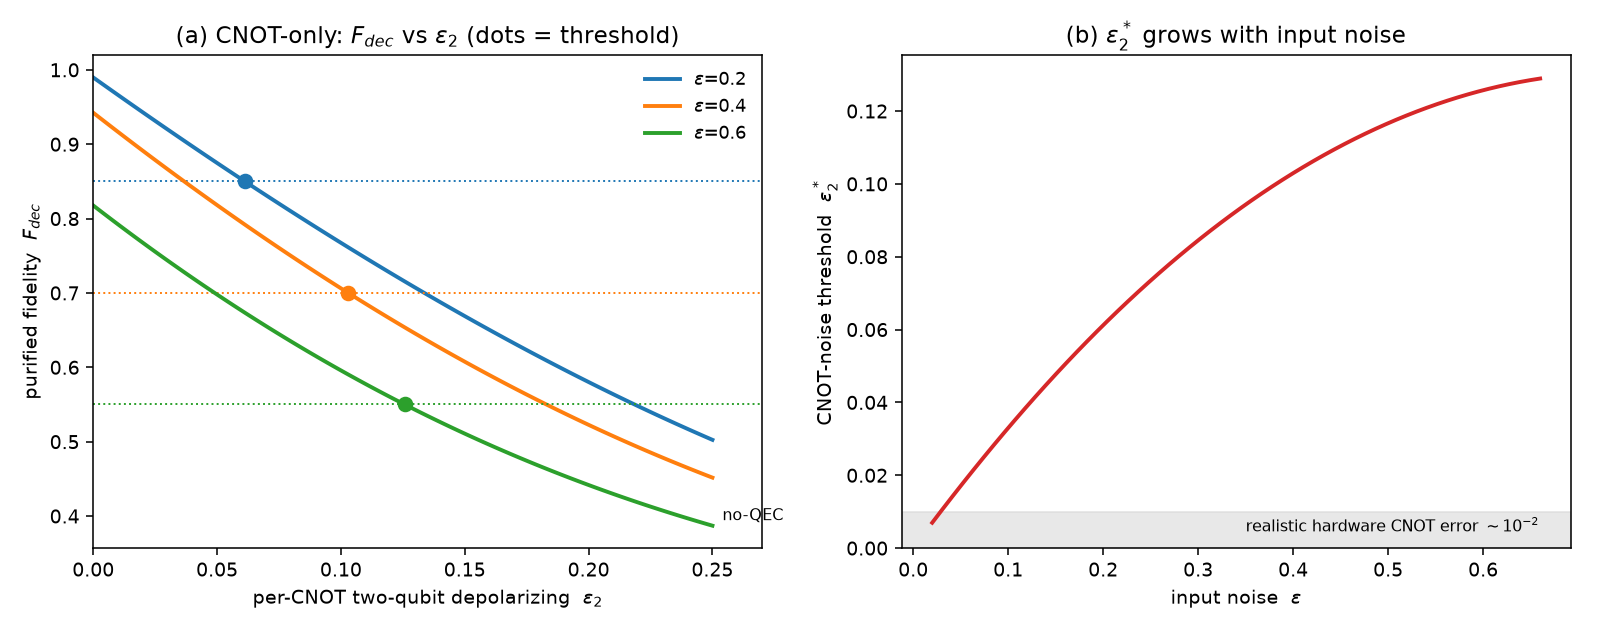

Python code for this plot:
"""
CNOT-only noise threshold for decomposed-Fredkin PQEC (single-qubit gates ideal).
=================================================================================

Model: the textbook decomposition (8 CNOTs per Fredkin, two Fredkins = 16 CNOTs);
single-qubit gates are IDEAL and a two-qubit depolarizing channel of strength
eps2 acts after EACH CNOT.  With u = 1-eps1 = 1 (ideal single-qubit gates), the
two orientation numerators coincide,

    C(1, v) = v^5 + 5 v^6,     v = 1 - eps2,

so the purified Bell fidelity is orientation-independent:

    F_dec(eps2, t) = 1/4 [ 1 + t(1+t)(v^5 + 5 v^6) / (1 + 3 v^4 t^2) ],
    F_bare(t)      = (1 + 3 t) / 4,     t = 1 - eps  (global Bell-depol input).

PQEC helps iff F_dec > F_bare, i.e.

    (1 + t)(v^5 + 5 v^6) > 3 (1 + 3 v^4 t^2).

The CNOT-noise threshold eps2*(t) is the root of the equality.  Above eps2* the
noisy CNOTs inject more error than one PQEC round removes.

Run:  python pqec_cnot_threshold.py
"""

import numpy as np
import matplotlib.pyplot as plt

from verify_analytic_decomposed import circuit_AB   # genuine circuit (e1=0 => CNOT-only)

np.set_printoptions(precision=4, suppress=True)


# --- analytic (single-qubit ideal, u=1) ------------------------------------
def F_dec(eps2, t):
    v = 1 - eps2
    return 0.25 * (1 + t * (1 + t) * (v**5 + 5 * v**6) / (1 + 3 * v**4 * t**2))


def F_bare(t):
    return (1 + 3 * t) / 4


def eps2_star(t):
    """Root of F_dec = F_bare in eps2 (0 if PQEC never helps)."""
    f = lambda e: F_dec(e, t) - F_bare(t)
    if f(1e-9) <= 0:
        return 0.0
    lo, hi = 0.0, 0.999
    for _ in range(80):
        m = 0.5 * (lo + hi)
        lo, hi = (m, hi) if f(m) > 0 else (lo, m)
    return 0.5 * (lo + hi)


def _eps_to_local_p(eps):
    """Global-input eps -> local depolarizing p with t=(1-4p/3)^2 = 1-eps (for the
    circuit, which prepares the isotropic state via local depolarizing)."""
    return 0.75 * (1 - np.sqrt(1 - eps))


# ===========================================================================
def main():
    print("=" * 74)
    print(" CNOT-only noise threshold (single-qubit gates ideal)")
    print("=" * 74)

    # (0) analytic vs genuine circuit, and orientation-independence
    print("\n (0) analytic F_dec vs circuit (e1=0), and retain==discard:")
    worst = worst_or = 0.0
    for eps in [0.2, 0.4, 0.6]:
        t = 1 - eps
        p = _eps_to_local_p(eps)
        for e2 in [0.05, 0.12, 0.20]:
            fr = (lambda z: z[0] / z[1])(circuit_AB(p, 0.0, e2, "retain"))
            fd = (lambda z: z[0] / z[1])(circuit_AB(p, 0.0, e2, "discard"))
            worst = max(worst, abs(fr - F_dec(e2, t)))
            worst_or = max(worst_or, abs(fr - fd))
    print(f"     max|circuit - analytic| = {worst:.2e}   "
          f"max|retain - discard| = {worst_or:.2e}")

    # (1) threshold table
    print("\n (1) CNOT-noise threshold eps2* vs input noise eps (t = 1-eps):")
    print(f"     {'eps':>5} {'t':>5} {'F_bare':>8} {'eps2*':>8} {'16*eps2* (budget)':>18}")
    for eps in [0.05, 0.10, 0.20, 0.30, 0.40, 0.50, 0.60]:
        t = 1 - eps
        es = eps2_star(t)
        print(f"     {eps:>5.2f} {t:>5.2f} {F_bare(t):>8.4f} {es:>8.4f} {16*es:>18.3f}")
    print("     (16 = total CNOT count; 16*eps2* is a rough per-round CNOT budget.)")

    # (2) small-eps2 behaviour
    print("\n (2) near eps2=0:  d F_dec / d eps2 |_0  (= -K2, orientation-independent)")
    for eps in [0.2, 0.4, 0.6]:
        t = 1 - eps
        h = 1e-6
        slope = -(F_dec(h, t) - F_dec(0, t)) / h
        print(f"     eps={eps:.1f} (t={t:.1f}):  K2 = {slope:.4f}  "
              f"(=t(1+t)(33t^2+35)/(4(1+3t^2)^2))")

    # ---- Figure -----------------------------------------------------------
    fig, axes = plt.subplots(1, 2, figsize=(11.5, 4.5))

    ax = axes[0]
    e2s = np.linspace(0, 0.25, 120)
    for eps, c in [(0.20, "C0"), (0.40, "C1"), (0.60, "C2")]:
        t = 1 - eps
        ax.plot(e2s, [F_dec(e, t) for e in e2s], "-", color=c, lw=2,
                label=f"$\\varepsilon$={eps}")
        ax.axhline(F_bare(t), color=c, ls=":", lw=1)
        es = eps2_star(t)
        ax.plot(es, F_bare(t), "o", color=c, ms=7)
    ax.text(0.252, F_bare(0.20), " no-QEC", va="center", fontsize=8)
    ax.set_xlabel(r"per-CNOT two-qubit depolarizing  $\varepsilon_2$")
    ax.set_ylabel(r"purified fidelity  $F_{dec}$")
    ax.set_title("(a) CNOT-only: $F_{dec}$ vs $\\varepsilon_2$ (dots = threshold)")
    ax.set_xlim(0, 0.27)
    ax.legend(frameon=False, fontsize=9)

    ax = axes[1]
    es_in = np.linspace(0.02, 0.66, 60)
    ax.plot(es_in, [eps2_star(1 - e) for e in es_in], "-", color="C3", lw=2)
    ax.axhspan(0, 0.01, color="0.85", alpha=0.6)
    ax.text(0.35, 0.006, "realistic hardware CNOT error $\\sim10^{-2}$", fontsize=8,
            va="center")
    ax.set_xlabel(r"input noise  $\varepsilon$")
    ax.set_ylabel(r"CNOT-noise threshold  $\varepsilon_2^*$")
    ax.set_title("(b) $\\varepsilon_2^*$ grows with input noise")
    ax.set_ylim(0, None)

    fig.tight_layout()
    fig.savefig("pqec_cnot_threshold.png", dpi=140)
    print("\n  saved  pqec_cnot_threshold.png")


if __name__ == "__main__":
    main()
